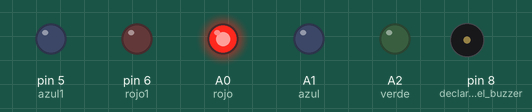
Simulated run of this sketch. Board: Arduino Uno, built with avr-gcc and run on an emulated ATmega328P. Shown: output pins drawn as LEDs (lit = HIGH), buzzer (waves = sounding, pin HIGH).

Above: at 1.5 s.
At 3.05 s:
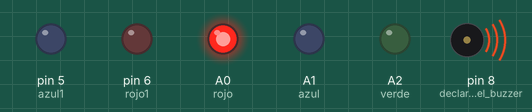
At 4.6 s:
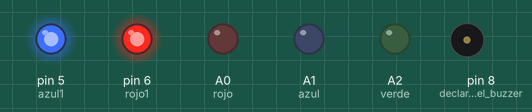
At 6.15 s:
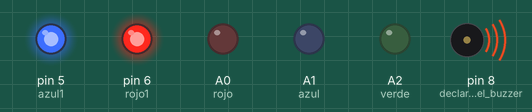
At 7.7 s:
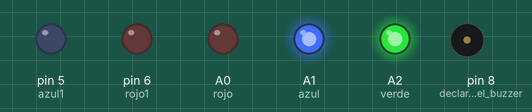
At 9.25 s:
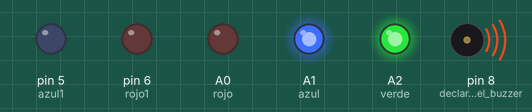
Timing chart, 0 to 12.1 s (numbered marks = the images above):
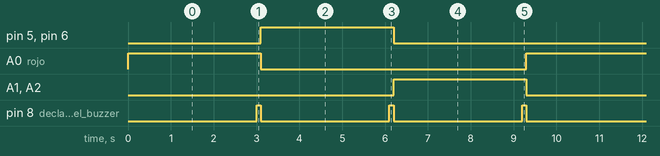

Measured:
- by itself, pin 5 (azul1), pin 6 (rojo1), A0 (rojo), A1 (azul), A2 (verde): alternates HIGH for 3.1 s and LOW for 6.2 s
- by itself, pin 8 (declaracion_del_buzzer): alternates HIGH for 0.10 s and LOW for 3.0 s
- by itself, everything shown: repeats every 9.3 s, in 6 steps

The sketch:

codigo_del_ejercicio.ino
```cpp
//Declaracion de variables

int rojo = A0;
int azul = A1;
int verde = A2;
int rojo1 = 6;
int azul1 = 5;

void setup()
{
  pinMode( rojo , OUTPUT );
  pinMode( azul , OUTPUT );
  pinMode( verde , OUTPUT );
  pinMode( 8 , OUTPUT );//declaracion del buzzer
  pinMode( rojo1 , OUTPUT );
  pinMode( azul1 , OUTPUT );

}//fin del setup


void loop()
{
  analogWrite( rojo , 255 );
  digitalWrite( azul , LOW );
  digitalWrite( verde , LOW );
  digitalWrite( 8 , LOW );
  digitalWrite( rojo1 , LOW );
  digitalWrite( azul1 , LOW );

  delay( 3000 );

  digitalWrite( 8 , HIGH );
  delay( 100 );

  analogWrite( rojo , 0 );
  digitalWrite( azul , LOW );
  digitalWrite( verde , LOW );
  digitalWrite( 8 , LOW );
  digitalWrite( rojo1 , HIGH );
  digitalWrite( azul1 , HIGH );

  delay( 3000 );

  digitalWrite( 8 , HIGH );
  delay( 100 );

  analogWrite( rojo , 0 );
  digitalWrite( azul , 255 );
  digitalWrite( verde , 255 );
  digitalWrite( 8 , LOW );
  digitalWrite( rojo1 , LOW );
  digitalWrite( azul1 , LOW );

  delay( 3000 );

  digitalWrite( 8 , HIGH );
  delay( 100 );

}//fin del loop
```
